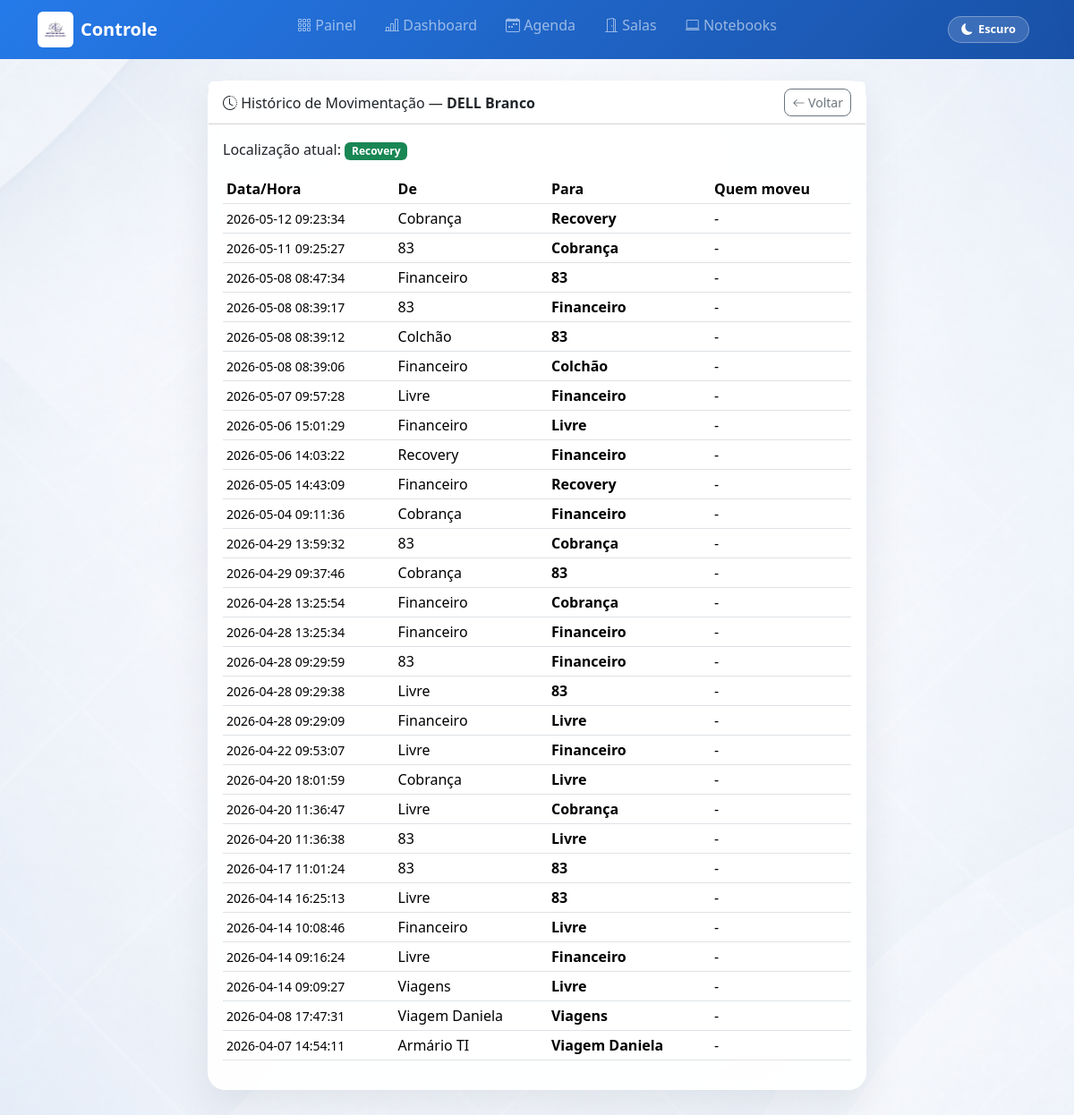
Page /notebooks/3/historico on the committed database.
### tables this page shows
CREATE TABLE notebooks (
            id INTEGER PRIMARY KEY AUTOINCREMENT,
            nome TEXT NOT NULL UNIQUE,
            localizacao TEXT DEFAULT 'Desconhecida',
            responsavel TEXT DEFAULT '',
            atualizado_em TEXT DEFAULT ''
        );

CREATE TABLE historico_notebook (
            id INTEGER PRIMARY KEY AUTOINCREMENT,
            notebook_id INTEGER NOT NULL,
            localizacao_anterior TEXT,
            localizacao_nova TEXT,
            responsavel TEXT,
            movido_em TEXT DEFAULT (datetime('now','localtime')),
            FOREIGN KEY (notebook_id) REFERENCES notebooks(id) ON DELETE CASCADE
        );

### app.py (the view)
@app.route("/notebooks/<int:nb_id>/historico")
def historico_notebook(nb_id):
    conn = get_db()
    nb = conn.execute("SELECT * FROM notebooks WHERE id = ?", (nb_id,)).fetchone()
    historico = conn.execute("""
        SELECT * FROM historico_notebook
        WHERE notebook_id = ?
        ORDER BY movido_em DESC
    """, (nb_id,)).fetchall()
    conn.close()
    return render_template("historico_notebook.html", notebook=nb, historico=historico)

### app.py (called while the page is built)
def get_db():
    conn = sqlite3.connect(DB_PATH)
    conn.row_factory = sqlite3.Row
    conn.execute("PRAGMA foreign_keys = ON")
    return conn

### templates/historico_notebook.html (shortened to what this page needs)
{% extends "base.html" %}
{% block content %}
<div class="row">
    <div class="col-md-8 mx-auto">
        <div class="card">
            <div class="card-header bg-white d-flex justify-content-between align-items-center">
                <span>
                    <i class="bi bi-clock-history"></i>
                    Histórico de Movimentação — <strong>{{ notebook.nome }}</strong>
                </span>
                <a href="{{ url_for('listar_notebooks') }}" class="btn btn-sm btn-outline-secondary">
                    <i class="bi bi-arrow-left"></i> Voltar
                </a>
            </div>
            <div class="card-body">
                <p>
                    Localização atual: <span class="badge bg-success">{{ notebook.localizacao }}</span>
                </p>
                {% if historico %}
                <table class="table table-sm">
                    <thead><tr><th>Data/Hora</th><th>De</th><th>Para</th><th>Quem moveu</th></tr></thead>
                    <tbody>
                    {% for h in historico %}
                    <tr>
                        <td><small>{{ h.movido_em }}</small></td>
                        <td>{{ h.localizacao_anterior or '-' }}</td>
                        <td><strong>{{ h.localizacao_nova }}</strong></td>
                        <td>{{ h.responsavel or '-' }}</td>
                    </tr>
                    {% endfor %}
                    </tbody>
                </table>
                {% else %}
                <p class="text-muted text-center py-3">Nenhuma movimentação registrada.</p>
                {% endif %}
            </div>
        </div>
    </div>
</div>
{% endblock %}

### templates/base.html (style rules this page uses)
.card { border: 1px solid rgba(255,255,255,0.85); border-radius: 20px; background: rgba(255,255,255,0.92); box-shadow: 0 18px 45px rgba(15, 23, 42, 0.08); backdrop-filter: blur(10px); }
.btn-sm { border-radius: 8px; }

### rows in the picture
notebooks: nome "DELL Branco", localizacao "Recovery"
historico_notebook: movido_em "2026-05-12 09:23:34", localizacao_anterior "Cobrança", localizacao_nova "Recovery", responsavel "-"
historico_notebook: movido_em "2026-05-11 09:25:27", localizacao_anterior "83", localizacao_nova "Cobrança", responsavel "-"
historico_notebook: movido_em "2026-05-08 08:47:34", localizacao_anterior "Financeiro", localizacao_nova "83", responsavel "-"
historico_notebook: movido_em "2026-05-08 08:39:17", localizacao_anterior "83", localizacao_nova "Financeiro", responsavel "-"
historico_notebook: movido_em "2026-05-08 08:39:12", localizacao_anterior "Colchão", localizacao_nova "83", responsavel "-"
historico_notebook: movido_em "2026-05-08 08:39:06", localizacao_anterior "Financeiro", localizacao_nova "Colchão", responsavel "-"
historico_notebook: movido_em "2026-05-07 09:57:28", localizacao_anterior "Livre", localizacao_nova "Financeiro", responsavel "-"
historico_notebook: movido_em "2026-05-06 15:01:29", localizacao_anterior "Financeiro", localizacao_nova "Livre", responsavel "-"
historico_notebook: movido_em "2026-05-06 14:03:22", localizacao_anterior "Recovery", localizacao_nova "Financeiro", responsavel "-"
historico_notebook: movido_em "2026-05-05 14:43:09", localizacao_anterior "Financeiro", localizacao_nova "Recovery", responsavel "-"
historico_notebook: movido_em "2026-05-04 09:11:36", localizacao_anterior "Cobrança", localizacao_nova "Financeiro", responsavel "-"
historico_notebook: movido_em "2026-04-29 13:59:32", localizacao_anterior "83", localizacao_nova "Cobrança", responsavel "-"
historico_notebook: movido_em "2026-04-29 09:37:46", localizacao_anterior "Cobrança", localizacao_nova "83", responsavel "-"
historico_notebook: movido_em "2026-04-28 13:25:54", localizacao_anterior "Financeiro", localizacao_nova "Cobrança", responsavel "-"
historico_notebook: movido_em "2026-04-28 13:25:34", localizacao_anterior "Financeiro", localizacao_nova "Financeiro", responsavel "-"
historico_notebook: movido_em "2026-04-28 09:29:59", localizacao_anterior "83", localizacao_nova "Financeiro", responsavel "-"
historico_notebook: movido_em "2026-04-28 09:29:38", localizacao_anterior "Livre", localizacao_nova "83", responsavel "-"
historico_notebook: movido_em "2026-04-28 09:29:09", localizacao_anterior "Financeiro", localizacao_nova "Livre", responsavel "-"
historico_notebook: movido_em "2026-04-22 09:53:07", localizacao_anterior "Livre", localizacao_nova "Financeiro", responsavel "-"
historico_notebook: movido_em "2026-04-20 18:01:59", localizacao_anterior "Cobrança", localizacao_nova "Livre", responsavel "-"
historico_notebook: movido_em "2026-04-20 11:36:47", localizacao_anterior "Livre", localizacao_nova "Cobrança", responsavel "-"
historico_notebook: movido_em "2026-04-20 11:36:38", localizacao_anterior "83", localizacao_nova "Livre", responsavel "-"
historico_notebook: movido_em "2026-04-17 11:01:24", localizacao_anterior "83", localizacao_nova "83", responsavel "-"
historico_notebook: movido_em "2026-04-14 16:25:13", localizacao_anterior "Livre", localizacao_nova "83", responsavel "-"
historico_notebook: movido_em "2026-04-14 10:08:46", localizacao_anterior "Financeiro", localizacao_nova "Livre", responsavel "-"
historico_notebook: movido_em "2026-04-14 09:16:24", localizacao_anterior "Livre", localizacao_nova "Financeiro", responsavel "-"
historico_notebook: movido_em "2026-04-14 09:09:27", localizacao_anterior "Viagens", localizacao_nova "Livre", responsavel "-"
historico_notebook: movido_em "2026-04-08 17:47:31", localizacao_anterior "Viagem Daniela", localizacao_nova "Viagens", responsavel "-"
historico_notebook: movido_em "2026-04-07 14:54:11", localizacao_anterior "Armário TI", localizacao_nova "Viagem Daniela", responsavel "-"
